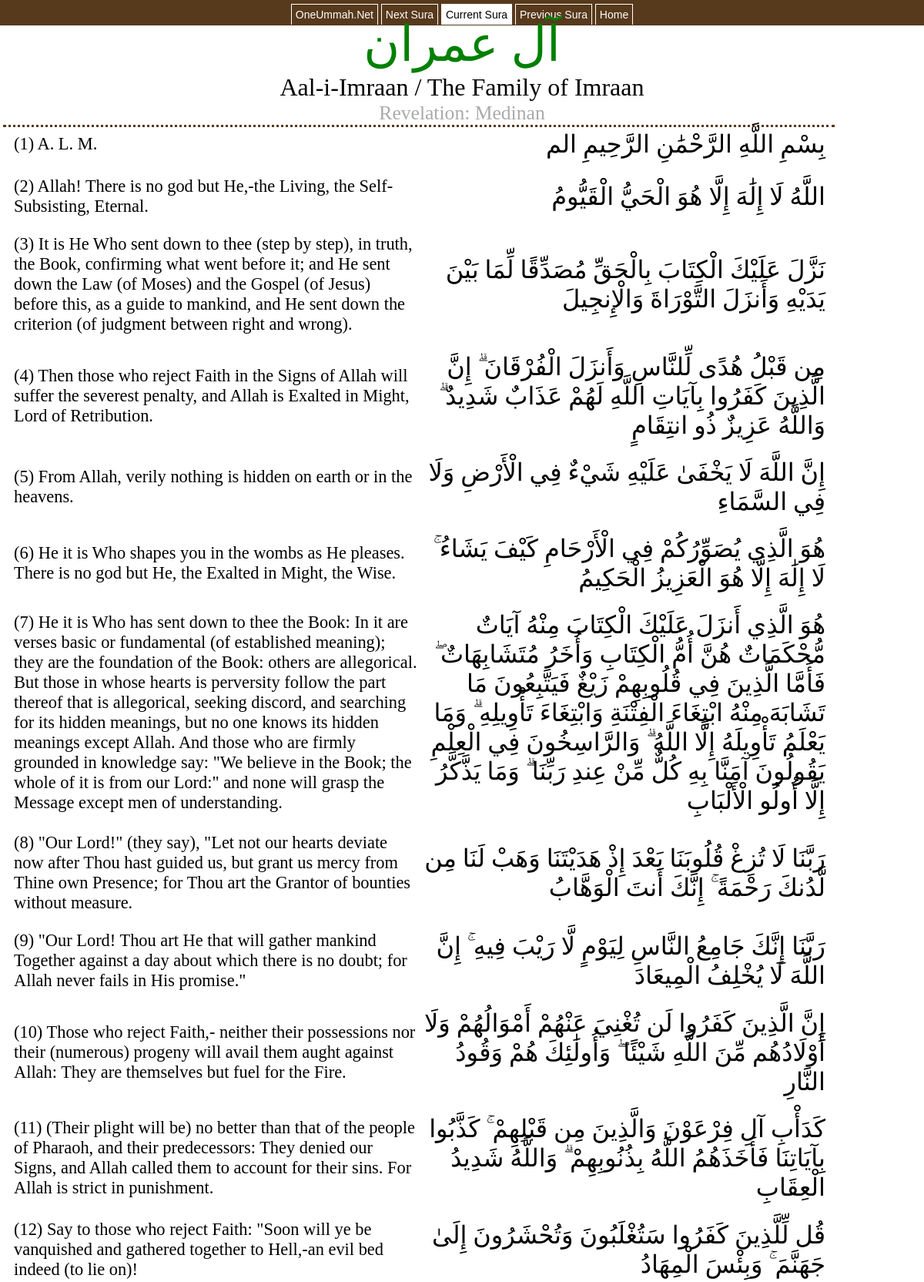
Page /book/index.php?suranumber=3 (upper part) on the committed database.
### tables this page shows
CREATE TABLE `metadata` (
  `suranum` int(11) NOT NULL AUTO_INCREMENT,
  `ayas` int(11) DEFAULT NULL,
  `name` text,
  `tname` text,
  `ename` text,
  `type` text,
  PRIMARY KEY (`suranum`)
);

CREATE TABLE `quran_text` (
  `index` int(4) NOT NULL AUTO_INCREMENT,
  `sura` int(3) NOT NULL DEFAULT '0',
  `aya` int(3) NOT NULL DEFAULT '0',
  `text` text NOT NULL,
  PRIMARY KEY (`index`)
);

CREATE TABLE `Quran` (
  `ID` int(11) NOT NULL AUTO_INCREMENT,
  `DatabaseID` smallint(6) NOT NULL,
  `SuraID` int(11) NOT NULL,
  `VerseID` int(11) NOT NULL,
  `AyahText` text NOT NULL,
  PRIMARY KEY (`ID`)
);

### book/index.php (the view, shortened to what this page needs)
<!DOCTYPE html PUBLIC "-//W3C//DTD XHTML 1.0 Transitional//EN" "http://www.w3.org/TR/xhtml1/DTD/xhtml1-transitional.dtd">
<html xmlns="http://www.w3.org/1999/xhtml" dir="rtl">
<head>
	<link href="styles/arabic-style.css" type="text/css" rel="stylesheet" />
</head>
<body>
<div id="container">
<?php
$s1 = $_GET['suranumber'];
?>
<div id="header">
<div id="navcontainer">
<ul id="navlist">
<li><a href="http://www.oneummah.net/quran/">Home</a></li>
<li><a href="<?php $previous = $s1 - 1; print $previous ?>.html">Previous Sura</a></li>
<li id="active"><a href="#" id="current">Current Sura</a></li>
<li><a href="<?php $next = $s1 + 1; print $next ?>.html">Next Sura</a></li>
<li><a href="http://www.oneummah.net">OneUmmah.Net</a></li>
</ul>
</div>
</div>
<?php
include("metadata.php");
echo "<table class='qurantext'>";
$result = mysql_query("SELECT * FROM quran_text, Quran WHERE sura='$s1' AND SuraID='$s1' AND VerseID=aya");
while($row = mysql_fetch_array($result))
  {
  echo "<tr class='verserows'>";
  echo "<td class='column1'>";
  echo $row['text'];
  echo "</td><td class='column2'>";
  echo " (";
  echo $row['VerseID'];
  echo ") ";
  echo $row['AyahText'];
  echo "</td></tr>";
  }
echo "</table>";
?>
</body>
</html>

### book/metadata.php (shortened to what this page needs)
<?php
$s1 = $_GET['suranumber'];
$result = mysql_query("SELECT * FROM metadata WHERE suranum='$s1'");
while($row = mysql_fetch_array($result))
  {
  echo "<div class='header'>";
  echo "<span class='atitle'>";
  echo $row['name'];
  echo "</span>";
  echo "<br />";
  echo "<span class='ttitle'>";
  echo $row['tname'];
  echo " / </span>";
  echo "<span class='etitle'>";
  echo $row['ename'];
  echo "</span><br />";
  echo "<span class='revelation'>";
  echo "Revelation: ";
  echo $row['type'];
  echo "</span>";
  echo "</div>";
  }
?>

### book/styles/arabic-style.css (style rules this page uses)
body { font-size: 2em; margin: 0; padding: 0; }
a:link { color: #57391C; }
#container { padding: 0; margin: 0; }
#header { background-color: #57391C; height: 20px; width: 100%; margin-left: 0; margin-right: 0; padding: 0; }
#navcontainer ul { text-align: center; padding-bottom: 5px; padding-top: 10px; padding-left: 0; padding-right: 0; margin-top: 0; margin-left: 0; background-color: #57391C; color: white; width: 100%; font-family: Tahoma, Verdana,sans-serif; font-size: 14px; line-height: 18px; }
#navcontainer ul li { display: inline; padding-left: 0; padding-right: 0; padding-bottom: 5px; padding-top: 5px; margin: 0; }
#navcontainer ul li a { padding-left: 5px; padding-right: 5px; padding-bottom: 5px; padding-top: 5px; color: white; text-decoration: none; border-right: 1px solid #fff; border-left: 1px solid #fff; border-top: 1px solid #fff; }
#navcontainer #active a { background: white; color: black; }
.qurantext { margin: 0 4px 0 4px; width: 90%; height: 100%; min-height: 100%; border-top: 3px dotted #57391C; padding: 0; float: left; }
.column1 { width: 50%; padding-right: 12px; padding-bottom: 20px; padding-right: 10px; margin-right: 10px; font-family: Scheherazade; }
.column2 { direction: ltr; font-size: 0.7em; width: 50%; padding-bottom: 20px; padding-left: 12px; }
.atitle { font-family: Scheherazade, serif; font-size: 2em; color: green; margin: 0; padding: 0; }
.ttitle { font-family: Georgia, serif; font-size: 1.0em; color: black; margin: 0; padding: 0; }
.etitle { font-family: Georgia, serif; font-size: 1.0em; color: black; margin: 0; padding: 0; }
.revelation { font-family: Georgia, serif; font-size: 0.8em; color: #aaa; }
.verserows { padding-bottom: 8px; margin-bottom: 8px; }
.header { font-family: Scheherazade, serif; text-align: center; margin-left: auto; margin-right: auto; padding: 0; }

### rows in the picture
metadata: name "آل عمران", tname "Aal-i-Imraan", ename "The Family of Imraan", type "Medinan"
quran_text: text "بِسْمِ اللَّهِ الرَّحْمَٰنِ الرَّحِيمِ الم", quran.VerseID "1", quran.AyahText "A. L. M."
quran_text: text "اللَّهُ لَا إِلَٰهَ إِلَّا هُوَ الْحَيُّ الْقَيُّومُ", quran.VerseID "2", quran.AyahText "Allah! There is no god but He,-the Living, the Self-Subsisting, Eternal."
quran_text: text "نَزَّلَ عَلَيْكَ الْكِتَابَ بِالْحَقِّ مُصَدِّقًا لِّمَا بَيْنَ يَدَيْهِ وَأَنزَلَ التَّوْرَاةَ وَالْإِنجِيلَ", quran.VerseID "3", quran.AyahText "It is He Who sent down to thee (step by step), in truth, the Book, confirming what went before it; and He sent down the Law (of Moses) and the Gospel (of Jesus) before this, as a guide to mankind, and He sent down the criterion (of judgment between right and wrong)."
quran_text: text "مِن قَبْلُ هُدًى لِّلنَّاسِ وَأَنزَلَ الْفُرْقَانَ ۗ إِنَّ الَّذِينَ كَفَرُوا بِآيَاتِ اللَّهِ لَهُمْ عَذَابٌ شَدِيدٌ ۗ وَاللَّهُ عَزِيزٌ ذُو انتِقَامٍ", quran.VerseID "4", quran.AyahText "Then those who reject Faith in the Signs of Allah will suffer the severest penalty, and Allah is Exalted in Might, Lord of Retribution."
quran_text: text "إِنَّ اللَّهَ لَا يَخْفَىٰ عَلَيْهِ شَيْءٌ فِي الْأَرْضِ وَلَا فِي السَّمَاءِ", quran.VerseID "5", quran.AyahText "From Allah, verily nothing is hidden on earth or in the heavens."
quran_text: text "هُوَ الَّذِي يُصَوِّرُكُمْ فِي الْأَرْحَامِ كَيْفَ يَشَاءُ ۚ لَا إِلَٰهَ إِلَّا هُوَ الْعَزِيزُ الْحَكِيمُ", quran.VerseID "6", quran.AyahText "He it is Who shapes you in the wombs as He pleases. There is no god but He, the Exalted in Might, the Wise."
quran_text: text "هُوَ الَّذِي أَنزَلَ عَلَيْكَ الْكِتَابَ مِنْهُ آيَاتٌ مُّحْكَمَاتٌ هُنَّ أُمُّ الْكِتَابِ وَأُخَرُ مُتَشَابِهَاتٌ ۖ فَأَمَّا الَّذِينَ فِي قُلُوبِهِمْ زَيْغٌ فَيَتَّبِعُونَ مَا تَشَابَهَ مِنْهُ ابْتِغَاءَ الْفِتْنَةِ وَابْتِغَاءَ تَأْوِيلِهِ ۗ وَمَا يَعْلَمُ تَأْوِيلَهُ إِلَّا اللَّهُ ۗ وَالرَّاسِخُونَ فِي الْعِلْمِ يَقُولُونَ آمَنَّا بِهِ كُلٌّ مِّنْ عِندِ رَبِّنَا ۗ وَمَا يَذَّكَّرُ إِلَّا أُولُو الْأَلْبَابِ", quran.VerseID "7", quran.AyahText "He it is Who has sent down to thee the Book: In it are verses basic or fundamental (of established meaning); they are the foundation of the Book: others are allegorical. But those in whose hearts is perversity follow the part thereof that is allegorical, seeking discord, and searching for its hidden meanings, but no one knows its hidden meanings except Allah. And those who are firmly grounded in knowledge say: \"We believe in the Book; the whole of it is from our Lord:\" and none will grasp the Message except men of understanding."
quran_text: text "رَبَّنَا لَا تُزِغْ قُلُوبَنَا بَعْدَ إِذْ هَدَيْتَنَا وَهَبْ لَنَا مِن لَّدُنكَ رَحْمَةً ۚ إِنَّكَ أَنتَ الْوَهَّابُ", quran.VerseID "8", quran.AyahText "\"Our Lord!\" (they say), \"Let not our hearts deviate now after Thou hast guided us, but grant us mercy from Thine own Presence; for Thou art the Grantor of bounties without measure."
quran_text: text "رَبَّنَا إِنَّكَ جَامِعُ النَّاسِ لِيَوْمٍ لَّا رَيْبَ فِيهِ ۚ إِنَّ اللَّهَ لَا يُخْلِفُ الْمِيعَادَ", quran.VerseID "9", quran.AyahText "\"Our Lord! Thou art He that will gather mankind Together against a day about which there is no doubt; for Allah never fails in His promise.\""
quran_text: text "إِنَّ الَّذِينَ كَفَرُوا لَن تُغْنِيَ عَنْهُمْ أَمْوَالُهُمْ وَلَا أَوْلَادُهُم مِّنَ اللَّهِ شَيْئًا ۖ وَأُولَٰئِكَ هُمْ وَقُودُ النَّارِ", quran.VerseID "10", quran.AyahText "Those who reject Faith,- neither their possessions nor their (numerous) progeny will avail them aught against Allah: They are themselves but fuel for the Fire."
quran_text: text "كَدَأْبِ آلِ فِرْعَوْنَ وَالَّذِينَ مِن قَبْلِهِمْ ۚ كَذَّبُوا بِآيَاتِنَا فَأَخَذَهُمُ اللَّهُ بِذُنُوبِهِمْ ۗ وَاللَّهُ شَدِيدُ الْعِقَابِ", quran.VerseID "11", quran.AyahText "(Their plight will be) no better than that of the people of Pharaoh, and their predecessors: They denied our Signs, and Allah called them to account for their sins. For Allah is strict in punishment."
quran_text: text "قُل لِّلَّذِينَ كَفَرُوا سَتُغْلَبُونَ وَتُحْشَرُونَ إِلَىٰ جَهَنَّمَ ۚ وَبِئْسَ الْمِهَادُ", quran.VerseID "12", quran.AyahText "Say to those who reject Faith: \"Soon will ye be vanquished and gathered together to Hell,-an evil bed indeed (to lie on)!"
